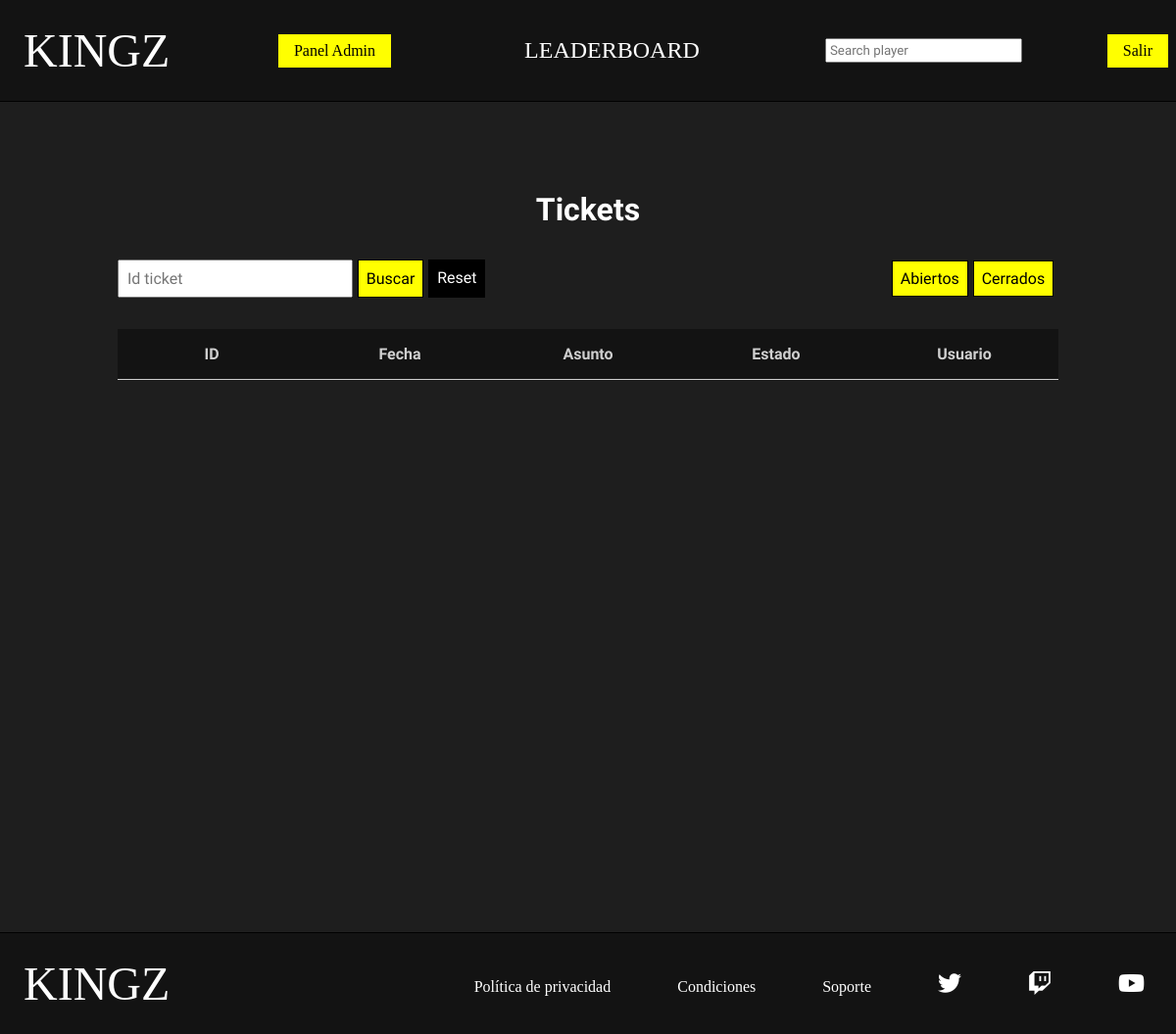
/php/panel_tickets.php (signed in), run on an earlier commit of the app's database.
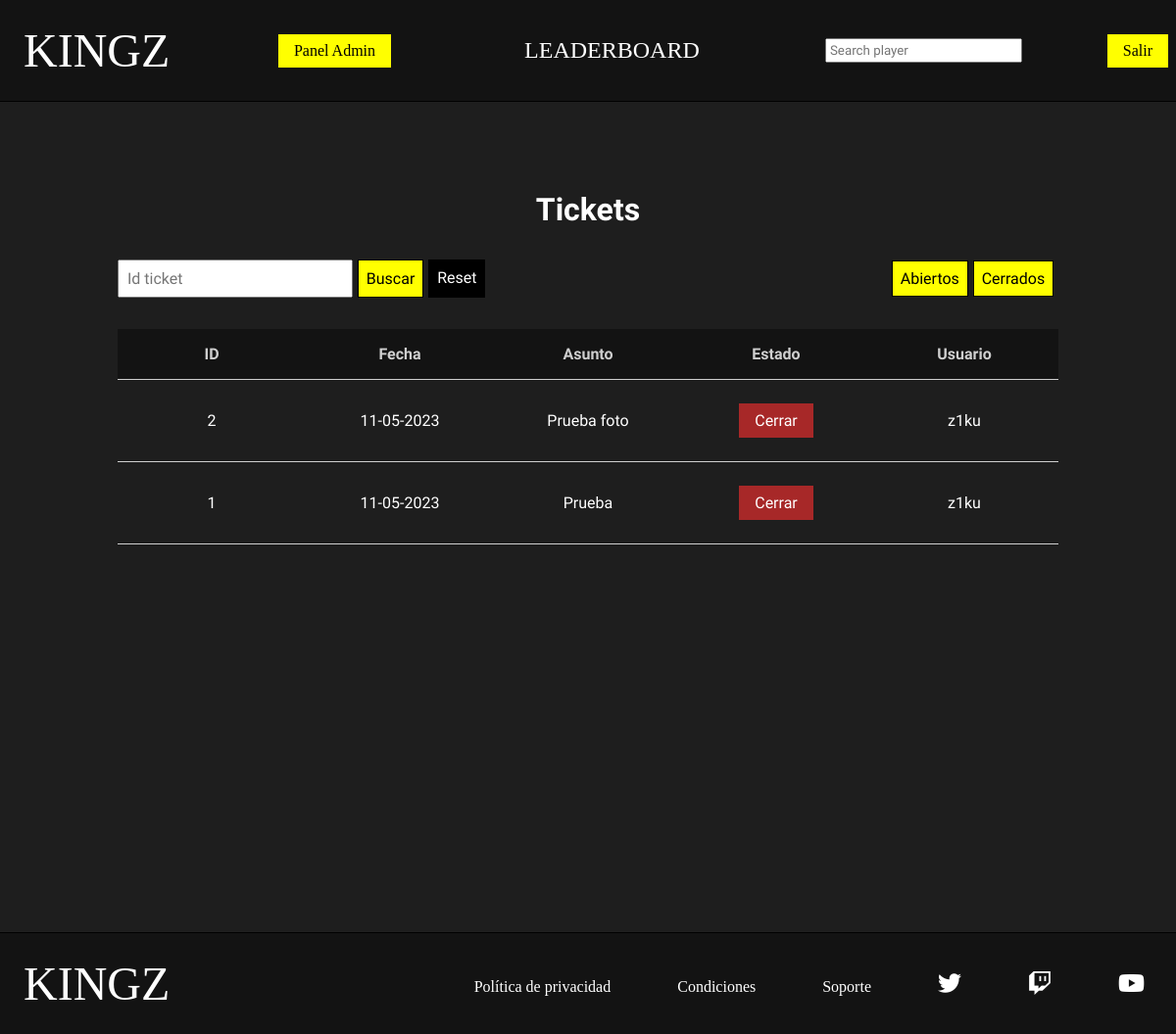
And on a later commit of the database.
### tables this page shows
CREATE TABLE `ticket` (
  `id` bigint(20) NOT NULL,
  `fecha` date NOT NULL,
  `asunto` varchar(50) NOT NULL,
  `texto` varchar(500) NOT NULL,
  `foto` varchar(50) DEFAULT NULL,
  `estado` tinyint(1) UNSIGNED NOT NULL,
  `id_usuario` bigint(20) UNSIGNED NOT NULL
);

CREATE TABLE `usuario` (
  `id` bigint(20) UNSIGNED NOT NULL,
  `nick` varchar(20) NOT NULL,
  `pass` varchar(100) NOT NULL,
  `correo` varchar(50) DEFAULT NULL,
  `foto` varchar(50) DEFAULT NULL,
  `mmr` int(5) UNSIGNED DEFAULT NULL,
  `estado` tinyint(1) UNSIGNED DEFAULT NULL,
  `en_partida` tinyint(1) UNSIGNED DEFAULT NULL,
  `buscando` tinyint(1) UNSIGNED DEFAULT NULL
);

### php/panel_tickets.php (the view, shortened to what this page needs)
<?php
    require_once "funciones.php";
    $tipo_usu="";
?>
<!DOCTYPE html>
<html lang="en">
<head>
    <link rel="stylesheet" href="../css/estilos.css">
    <link rel="stylesheet" href="https://cdnjs.cloudflare.com/ajax/libs/font-awesome/6.2.0/css/all.min.css" />
</head>
<body>
    <?php
        if(isset($_SESSION['nick']) && isset($_SESSION['pass'])){
            $nick=$_SESSION['nick'];
            $pass=$_SESSION['pass'];
            $esAdmin=comprobarAdmin($nick,$pass);
            if($esAdmin){
                $tipo_usu="admin";
            }else{
                headerPlayer();
                $tipo_usu="player";
            }
        }else{
            headerGuest();
            $tipo_usu="guest";
        }
    ?>
    <main>
        <section id="seccionTickets" class="seccion">
            <h1>Tickets</h1>
            <div class="contenedor_buscar_nuevo">
                <form action="#" method="post">
                    <input type="number" placeholder="Id ticket" name="numero">
                    <input type="submit" name="buscar_ticket" value="Buscar">
                    <a href="panel_tickets.php">Reset</a>
                </form>
                <div class="contenedor_abiertas_cerradas">
                    <form action="#" method="post">
                        <input type="submit" name="ver_abiertas" value="Abiertos">
                    </form>
                    <form action="#" method="post">
                        <input type="submit" name="ver_cerradas" value="Cerrados">
                    </form>
                </div>
            </div>
            <?php
                if($tipo_usu=="admin"){
                    if(isset($_POST['buscar_ticket'])){
                        $numero=$_POST['numero'];
                        $tickets=buscar_ticket_por_id($numero);
                    }else if(isset($_POST['ver_cerradas'])){
                        $tickets=todos_tickets_cerrados();
                    }else if(isset($_POST['ver_abiertas'])){
                        $tickets=todos_tickets_abiertos();
                    }else{
                        $tickets=todos_tickets_abiertos();
                    }
                    echo '<table>
                    <thead>
                        <tr>
                            <th>ID</th>
                            <th>Fecha</th>
                            <th>Asunto</th>
                            <th>Estado</th>
                            <th>Usuario</th>
                        </tr>
                    </thead>
                    <tbody>';
                    if($tickets!=null){
                        for($i=0;$i<count($tickets);$i++){
                            $fecha_formateada=date("d-m-Y",strtotime($tickets[$i]['fecha']));
                            echo '<tr>
                                <td><a href="ticket.php?id_ticket='.$tickets[$i]['id'].'">'.$tickets[$i]['id'].'</a></td>
                                <td>'.$fecha_formateada.'</td>
                                <td>'.$tickets[$i]['asunto'].'</td>';
                            if($tickets[$i]['estado']==0){
                                echo '<td>
                                    <form action="cerrar_ticket.php" method="post">
                                        <input type="hidden" name="id_ticket" value="'.$tickets[$i]['id'].'">
                                        <input type="submit" name="cerrar" class="btn_desactivar" value="Cerrar">
                                    </form>
                                </td>';
                            }
                            echo '<td><a href="ver_perfil.php?id_player='.$tickets[$i]['id_usuario'].'">'.$tickets[$i]['nick'].'</a></td>
                            </tr>';
                        }
                    }
                    echo '</tbody>
                    </table>';
                }else{
                    header("Location:../index.php");
                }
            ?>
        </section>
    </main>
</body>
</html>

What changed in the data, as far as the page shows it:
added ticket: id "2", fecha "11-05-2023", asunto "Prueba foto", id_usuario.nick "z1ku"
added ticket: id "1", fecha "11-05-2023", asunto "Prueba", id_usuario.nick "z1ku"
